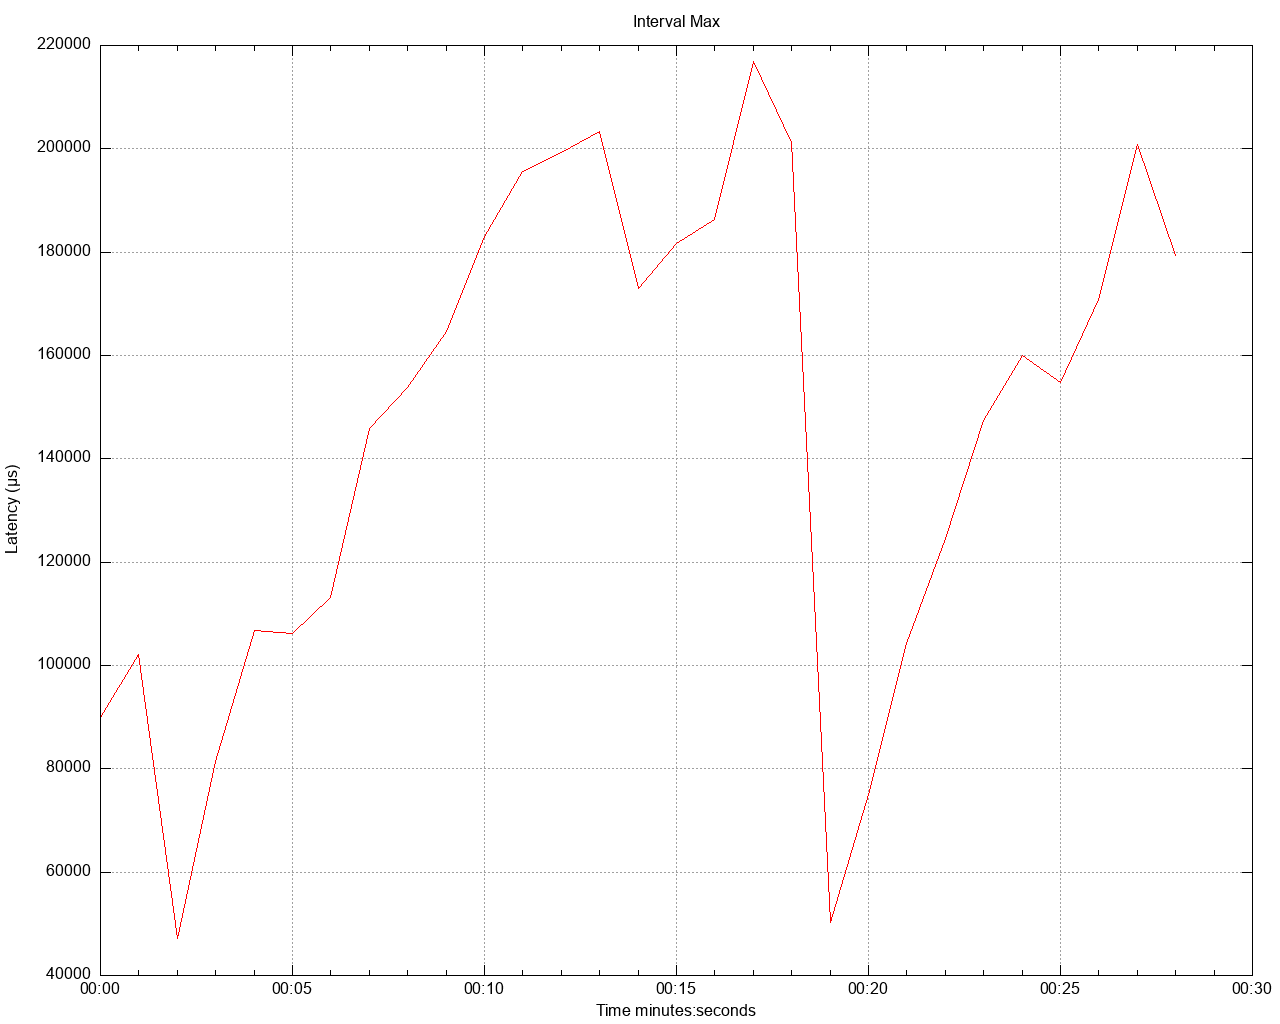

Generate this figure with gnuplot:
set title 'Interval Max' noenhanced
set style data lines
set datafile separator ","
set terminal png size 1280,1024
set grid
set key below
set xdata time
set timefmt "%s"
offset = 0
t0(x)=(offset=($0==0) ? x : offset, x - offset)
set xlabel 'Time minutes:seconds'
set ylabel 'Latency (μs)'
set output '/Users/gbarnett/git/hazelcast-simulator/atomiclong-3node-member/atomicreference/latency/latency_interval_max_sixteenKbWrite.png'
plot \
   '/Users/gbarnett/git/hazelcast-simulator/atomiclong-3node-member/atomicreference/data/latency_interval_max_sixteenKbWrite_1.data' using (t0(timecolumn(1))):2 title "" lt rgb "red", \
